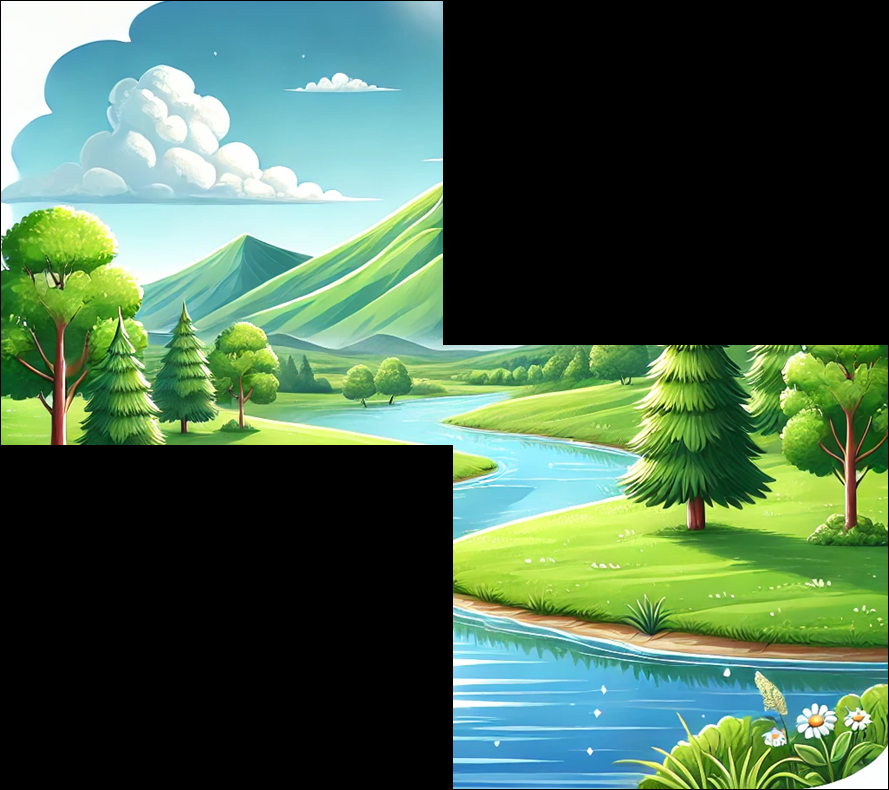
#> input picture Lab03/image/puzzle.png, 889 x 790 px
$ jupyter execute Lab03_202010770.ipynb   (shell and % lines are left out)
#> lines starting #> are read from the running program, lines starting #| are printed output that depends on the picture
[cell 1]
from google.colab import drive
drive.mount('/content/drive')

[cell 2]
import os


os.chdir('/content/drive/MyDrive/PR202010770/Lab03')

[cell 3]
import cv2
from google.colab.patches import cv2_imshow

import numpy as np
import matplotlib.pyplot as plt

[cell 4]
background = cv2.imread('image/puzzle.png')
#> background is the input picture: shape (790, 889, 3); mean B, G, R 77.8, 102.4, 72.7
cv2_imshow(background)

[cell 5]
puzzle1 = cv2.imread('image/puzzle_1.png')
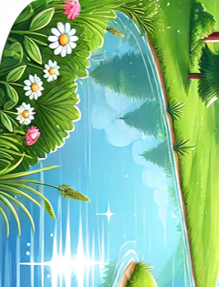
#> input picture Lab03/image/puzzle_1.png, 219 x 287 px
#> puzzle1 is the input picture: shape (287, 219, 3); mean B, G, R 146, 184.5, 128.9
cv2_imshow(puzzle1)
puzzle2 = cv2.imread('image/puzzle_2.png')
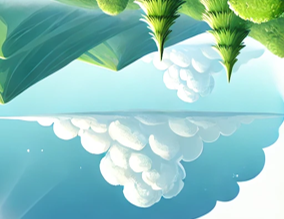
#> input picture Lab03/image/puzzle_2.png, 284 x 219 px
#> puzzle2 is the input picture: shape (219, 284, 3); mean B, G, R 192.2, 197.6, 144.2
cv2_imshow(puzzle2)

[cell 6]
img = puzzle1
cv2_imshow(img)

## img.shape[0]과 img.shape[1]이 헷갈릴 경우 미리 변수로 정하고 사용 가능합니다.
height = img.shape[0]
#> height = 287
width = img.shape[1]
#> width = 219

d90 = 90.0 * np.pi / 180

# 동차 행렬을 이용한 기하 변환

M1 = np.array([[np.cos(d90), np.sin(d90), 0], ## 90도 회전
               [-1* np.sin(d90), np.cos(d90), 0],
               [0, 0, 1]], dtype=np.float32)


M2 = np.array([[1, 0, 0],
               [0, 1, width-1],
               [0, 0, 1]], dtype=np.float32)
#> M2 = [[1, 0, 0], [0, 1, 218], [0, 0, 1]]


my_M = np.matmul( M2, M1) ## 회전(M1) 먼저 하고 이동 (M2)
my_M = my_M[0:2, :]  ## 함수에 입력으로 들어가도록 크기 맞추기
#> my_M = [[6.12e-17, 1, 0], [-1, 6.12e-17, 218]]


print('==== AFTER Geometric Transformation ====')
print(my_M)
#| [[ 6.123234e-17  1.000000e+00  0.000000e+00]
#|  [-1.000000e+00  6.123234e-17  2.180000e+02]]
my_result_1 = cv2.warpAffine(img, my_M, (height, width))    ## 이미지, 계산된 행렬, 표기할 이미지 크기(가로 길이, 세로 길이)
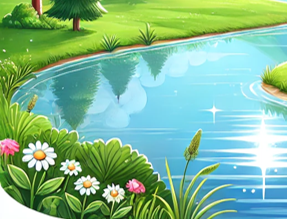
#> my_result_1: shape (219, 287, 3); mean B, G, R 146, 184.5, 128.9
cv2_imshow(my_result_1)

[cell 7]
img = puzzle2
cv2_imshow(img)

height = img.shape[0]
width = img.shape[1]
d180 = 180.0 * np.pi / 180

# 동차 행렬을 이용한 기하 변환
M1 = np.array([[1, 0, 0],
               [0, -1,0 ],
               [0, 0, 1]], dtype=np.float32)

M2 = np.array([[1.6, 0, 0],
               [0, 1.6, height-1],
               [0, 0, 1]], dtype=np.float32)


my_M = np.matmul( M2, M1 )
my_M = my_M[0:2, :]


print('==== AFTER Geometric Transformation ====')
print(my_M)
#| [[  1.6   0.    0. ]
#|  [  0.   -1.6 218. ]]
my_result_2 = cv2.warpAffine(img, my_M, (width, height))    ## 이미지, 계산된 행렬, 표기할 이미지 크기(가로 길이, 세로 길이)
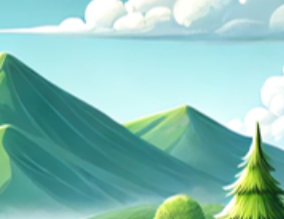
#> my_result_2: shape (219, 284, 3); mean B, G, R 183, 191.7, 136.7
cv2_imshow(my_result_2)

[cell 8]
up_scaling = np.array( [[1.6, 0, 0 ],
               [0, 1.6, 0 ]], dtype=np.float32)

re_width = int (my_result_1.shape[1] * 1.58)
re_height = int (my_result_1.shape[0] * 1.58)

puzzle_1_result = cv2.warpAffine(my_result_1, up_scaling, (re_width, re_height))
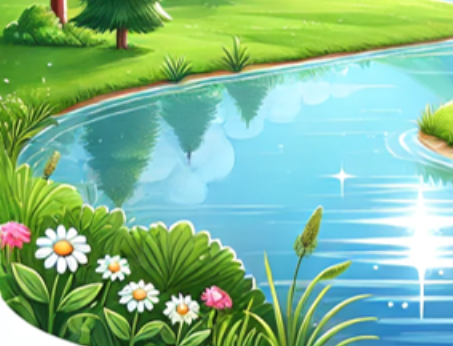
#> puzzle_1_result: shape (346, 453, 3); mean B, G, R 145.9, 184.7, 128.9
puzzle_2_result = cv2.warpAffine(my_result_2, up_scaling, (re_width, re_height))
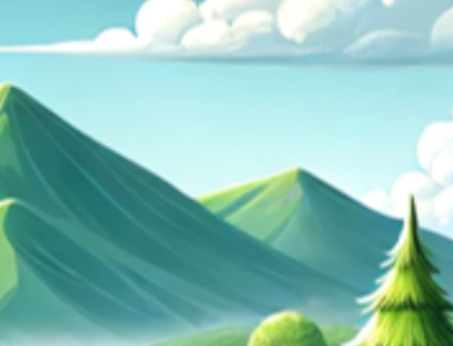
#> puzzle_2_result: shape (346, 453, 3); mean B, G, R 183.5, 191.7, 136.6
cv2_imshow(puzzle_1_result)
cv2_imshow(puzzle_2_result)

[cell 9]
## 배경 이미지 위에 물체 이미지를 올리는 코드
## background_img : 배경 이미지
## object_img : 물체 이미지
## x_offset : 물체를 위치할 X 좌표 (x 좌측 끝 점)
## y_offset : 물체를 위치할 Y 좌표 (y 위쪽 끝 점)
def insert_img(background_img, object_img, x_offset, y_offset):

#> called with x_offset = 0, y_offset = 444
  x_end = x_offset + object_img.shape[1]  ## x 우측 끝 점
  y_end = y_offset + object_img.shape[0]  ## y 아래쪽 끝 점

  output_img = np.copy(background_img)    ## 출력 이미지

  for idxy, y in enumerate(range(y_offset,y_end)):
    for idxx, x in enumerate(range(x_offset,x_end)):
      if sum(object_img[idxy, idxx]) == 0:    ## 만약 물체 이미지 값이 검은색일 경우
        output_img[y,x] = background_img[y,x]   ## 배경 이미지 값 넣기
      else:
        output_img[y,x] = object_img[idxy, idxx]    ## 아닐 경우 물체 이미지 값 넣기
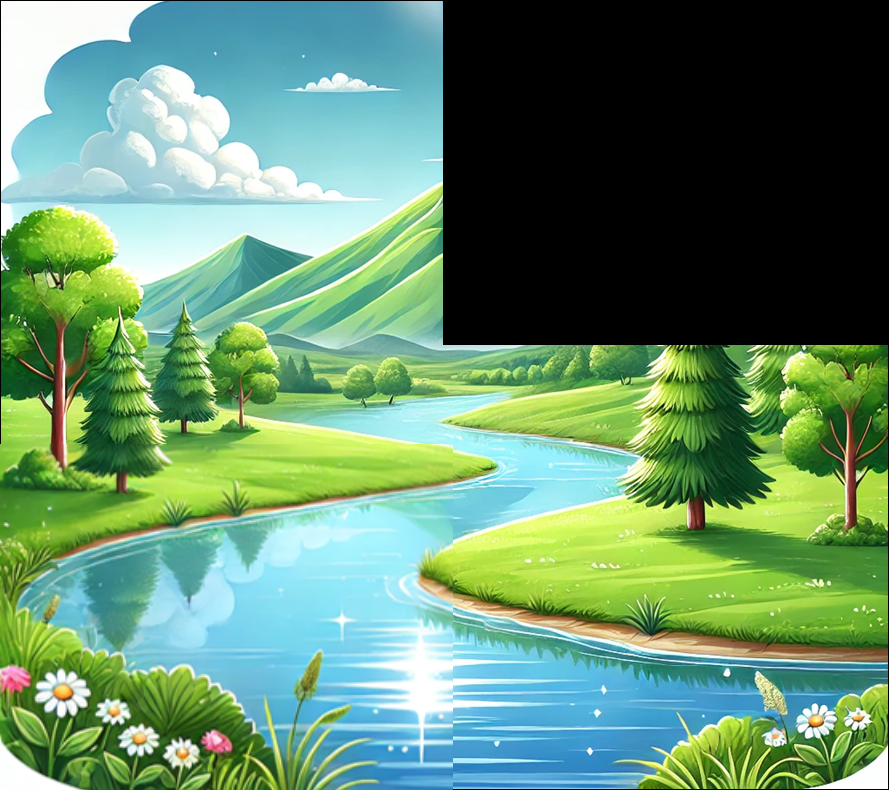
#> output_img: shape (790, 889, 3); mean B, G, R 110.3, 143.5, 101.3

  return output_img

[cell 10]
puzzleinsert = insert_img(background, puzzle_1_result, 0, background.shape[0] - puzzle_1_result.shape[0])
puzzleinsert = insert_img(puzzleinsert, puzzle_2_result, background.shape[1] - puzzle_2_result.shape[1], 0)
#> call 2 of insert_img, with x_offset = 436, y_offset = 0
#> after the loop in insert_img (call 2), `for idxy, y in enumerate(range(y_offset,y_end)):`:
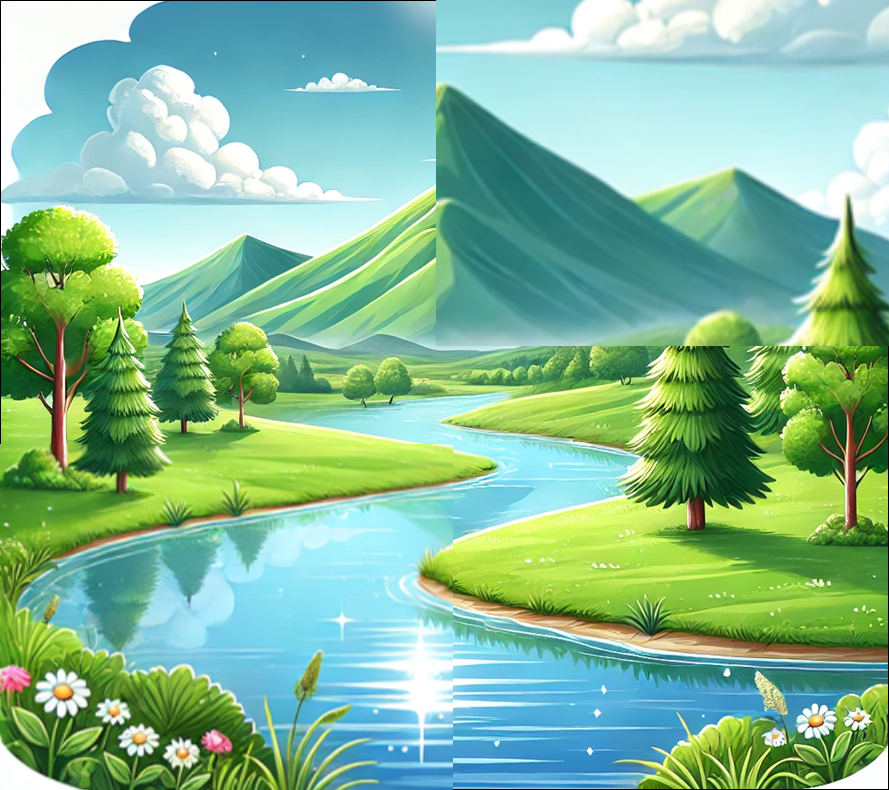
#> output_img: shape (790, 889, 3); mean B, G, R 150.6, 185.5, 131.3
